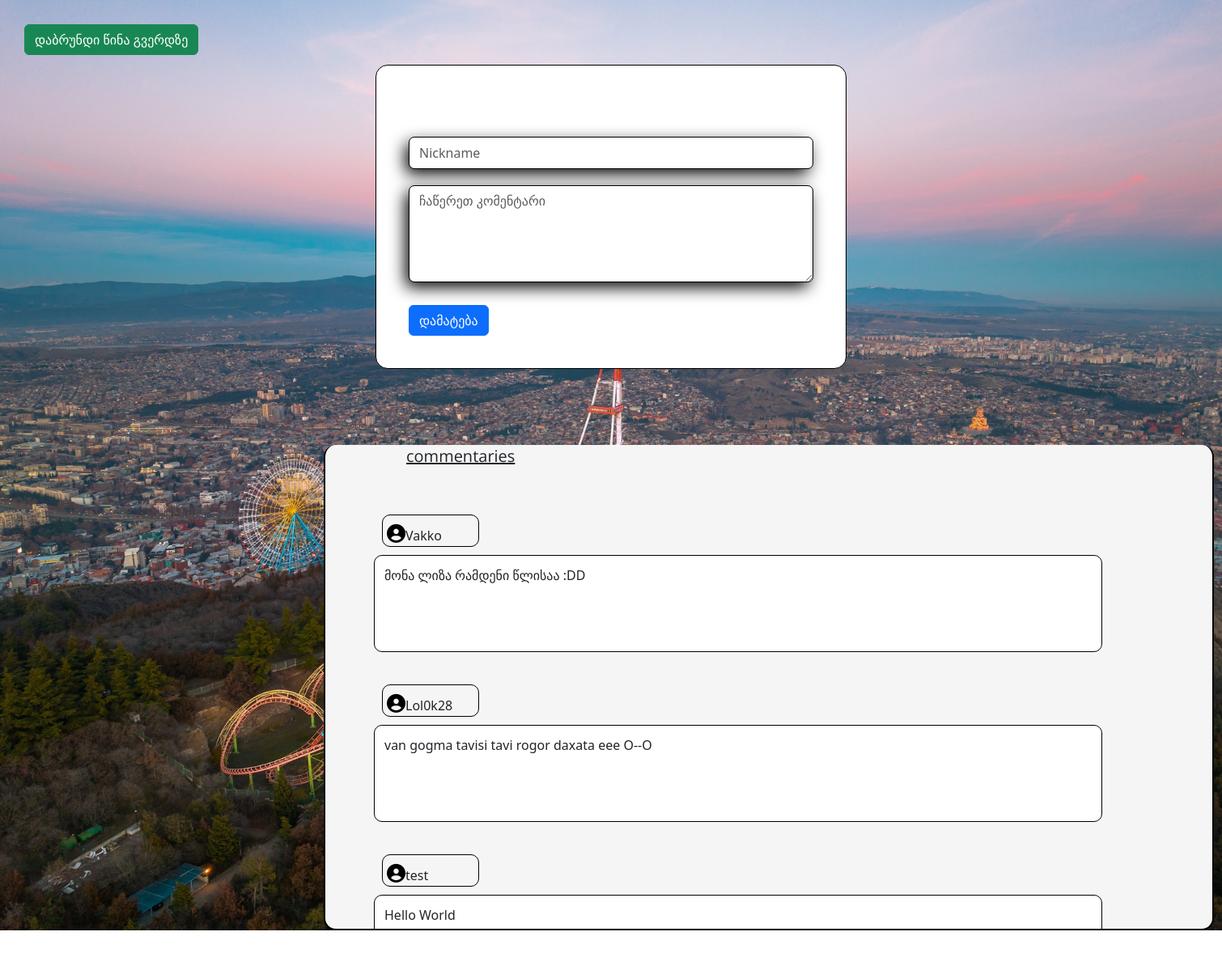
The page /comment (signed in) on the database its author committed.
### models.py (models this page shows, shortened)
class BaseModel:
    def create(self):
        db.session.add(self)
        db.session.commit()

class Commentaries(db.Model, BaseModel):
    id = db.Column(db.Integer, primary_key=True)
    username = db.Column(db.String)
    comment = db.Column(db.String)

### routes.py (the view)
@app.route("/comment", methods=["POST", "GET"])
@login_required
def add_comment():
    comment_info = Commentaries.query.all()
    form = AddCommentForm()
    if form.validate_on_submit():
        new_comment = Commentaries(username=form.username.data, comment=form.comment.data)
        new_comment.create()
        return redirect("/comment")
    return render_template("add-comment.html", form=form, comment_info=comment_info)

### forms.py
class AddCommentForm(FlaskForm):
    username = StringField("Nickname", validators=[DataRequired(), Length(min=1, max=10, message="სახელი არ უნდა იყოს 10 ასოზე მეტი")])
    comment = TextAreaField("ჩაწერეთ კომენტარი", validators=[DataRequired()])
    submit = SubmitField("დამატება")

### models.py (called while the page is built)
@login_manager.user_loader
def load_user(user_id):
    return User.query.get(user_id)

### templates/add-comment.html (shortened to what this page needs)
<!DOCTYPE html>
<html lang="en">
<head>
    <link rel="stylesheet" href="/static/style.css">
    <link rel="stylesheet" href="https://cdnjs.cloudflare.com/ajax/libs/font-awesome/6.5.1/css/all.min.css"
/>
    <link href="https://cdn.jsdelivr.net/npm/bootstrap@5.3.2/dist/css/bootstrap.min.css" rel="stylesheet"
>
</head>
<body>
<a class="undo-page" href="/artefacts">
    <button class="btn btn-success">დაბრუნდი წინა გვერდზე</button>
</a>
<form class="form-absolute" method="post">
    <div class="mum">
        {{ form.username(class="form-control mt-5", placeholder=form.username.label.text) }}
        {{ form.comment(class="form-control mt-6", placeholder=form.comment.label.text) }}
        {{ form.submit(class="btn btn-primary mt-5") }}
    </div>
</form>
<div class="comment-centre">
    <div class="commentaries">
        <p class="Title" style="width:200px;">commentaries</p>
        {% for comment_info in comment_info %}
        <div class="user-name">
            <i class="fa-solid fa-circle-user"></i>{{comment_info.username}}
        </div>
        <div class="user-comment">
            {{comment_info.comment}}
        </div>
        {% endfor %}
    </div>
</div>
</body>
</html>

### static/style.css (style rules this page uses)
i { color:white; font-size:20px; }
i { font-size:30px; }
.commentaries { width:1100px; height:600px; background-color:rgb(245, 245, 245); margin-top:150px; margin-left:400px; border-radius:15px; border-bottom:2px solid black; border-left:2px solid black; border-right:2px solid black; overflow: auto; }
.Title { position:relative; left:100px; bottom:1px; text-decoration:underline; font-family: 'Open Sans', sans-serif; font-size:20px; }
.user-comment { width:900px; height:120px; padding:12px 12px 12px 12px; background-color:white; border-top:1px solid black; border-bottom:1px solid black; border-left:1px solid black; border-right:1px solid black; border-radius:10px; margin-left:60px; margin-top:50px; overflow: auto; }
.fa-circle-user:before, .fa-user-circle:before { content: "\f2bd"; color: black; font-size:23px; }
.user-name { width:120px; height:40px; padding:5px 5px 5px 5px; border:1px solid black; border-radius:10px; position:relative; top:40px; left:70px; }

### templates/add-comment.html (style rules this page uses)
body { background-image: url(/static/Andza.jpg); background-repeat: no-repeat; background-size: cover; }
.form-control.mt-5 { position: relative; width: 500px; height: 40px; box-shadow: black -5px 7px 20px -1px; border-width: 1px; border-style: solid; border-color: black; border-image: initial; border-radius: 7px; transition: all 0.3s ease 0s; }
.form-control.mt-6 { position: relative; width: 500px; height: 120px; top:20px; box-shadow: black -5px 7px 20px -1px; border-width: 1px; border-style: solid; border-color: black; border-image: initial; border-radius: 7px; transition: all 0.3s ease 0s; }
.form-absolute { position:relative; top:80px; height:400px; display: flex; flex-direction: column; align-items: center; }
.mum { background-color:white; padding:40px 40px 40px 40px; border-radius:15px; border:1px solid black; }
.undo-page { position:absolute; top:30px; left:30px; }
.comment-centre { width:100%; }

### rows shown on the page
Commentaries: username "Vakko", comment "მონა ლიზა რამდენი წლისაა :DD"
Commentaries: username "Lol0k28", comment "van gogma tavisi tavi rogor daxata eee O--O"
Commentaries: username "test", comment "Hello World"
